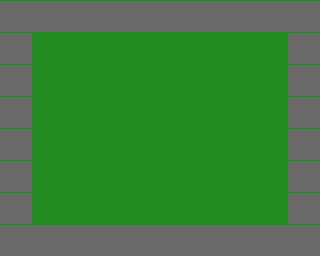

This is a level from a 2D game, rendered from its Tiled map with the project's own tilesets. A one-line summary and the complete map file follow:
An orthogonal 10x8 tile map with 32x32 px tiles, 2 tile layers (Ground, Walls).

<map version="1.10" tiledversion="1.11.1-99-gec89c545" orientation="orthogonal" renderorder="right-down" width="10" height="8" tilewidth="32" tileheight="32" infinite="0" nextlayerid="3" nextobjectid="1">
 <tileset firstgid="1" source="../tiles/exterior_tiles.tsx" />
 <layer id="1" name="Ground" width="10" height="8">
  <data encoding="csv">
1,1,1,1,1,1,1,1,1,1,
1,1,1,1,1,1,1,1,1,1,
1,1,1,1,1,1,1,1,1,1,
1,1,1,1,1,1,1,1,1,1,
1,1,1,1,1,1,1,1,1,1,
1,1,1,1,1,1,1,1,1,1,
1,1,1,1,1,1,1,1,1,1,
1,1,1,1,1,1,1,1,1,1
</data>
 </layer>
 <layer id="2" name="Walls" width="10" height="8">
  <data encoding="csv">
5,5,5,5,5,5,5,5,5,5,
5,0,0,0,0,0,0,0,0,5,
5,0,0,0,0,0,0,0,0,5,
5,0,0,0,0,0,0,0,0,5,
5,0,0,0,0,0,0,0,0,5,
5,0,0,0,0,0,0,0,0,5,
5,0,0,0,0,0,0,0,0,5,
5,5,5,5,5,5,5,5,5,5
</data>
 </layer>
</map>
